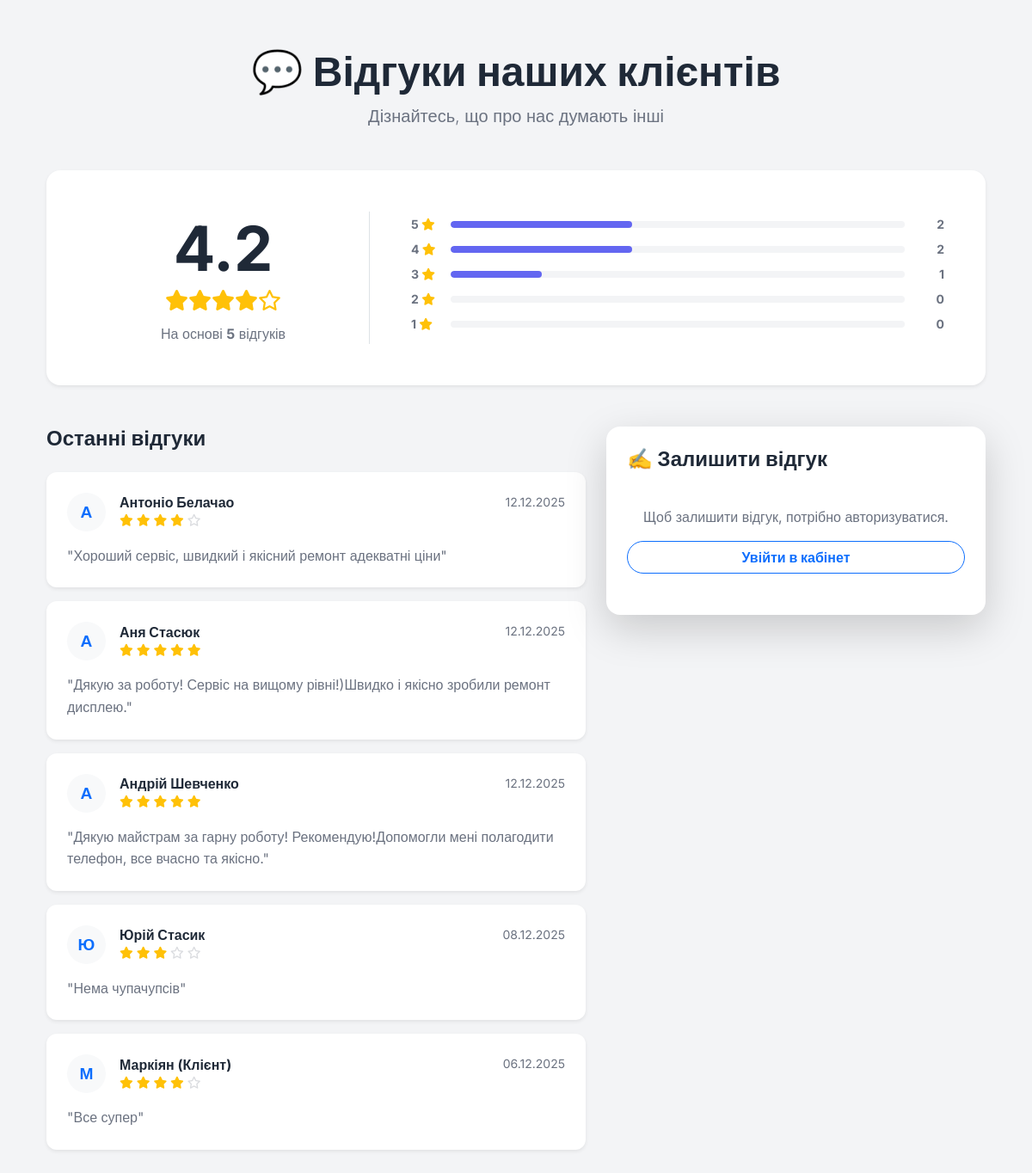
Screenshot of /reviews.php with the database file from the repository.
### tables this page shows
CREATE TABLE `reviews` (
  `id` int(11) NOT NULL,
  `user_id` int(11) DEFAULT NULL,
  `user_name` varchar(100) DEFAULT NULL,
  `rating` int(11) DEFAULT NULL,
  `comment` text DEFAULT NULL,
  `created_at` datetime DEFAULT current_timestamp()
);

### reviews.php (the view, shortened to what this page needs)
<?php
require 'db.php';
include 'header.php';
$statQuery = $pdo->query("SELECT COUNT(*) as total, AVG(rating) as avg_rating FROM reviews");
$stats = $statQuery->fetch(PDO::FETCH_ASSOC);
$totalReviews = $stats['total'];
$averageRating = round($stats['avg_rating'] ?? 0, 1);
$starCounts = [5 => 0, 4 => 0, 3 => 0, 2 => 0, 1 => 0];
$groupQuery = $pdo->query("SELECT rating, COUNT(*) as cnt FROM reviews GROUP BY rating");
$rows = $groupQuery->fetchAll(PDO::FETCH_ASSOC);
foreach ($rows as $row) {
    $starCounts[$row['rating']] = $row['cnt'];
}
$reviews = $pdo->query("SELECT * FROM reviews ORDER BY created_at DESC")->fetchAll();
?>
<div class="container py-4">
    <div class="text-center mb-5">
        <h1 class="fw-bold display-5" style="color: #6366f1;">💬 Відгуки наших клієнтів</h1>
        <p class="text-muted lead">Дізнайтесь, що про нас думають інші</p>
    </div>
    <div class="card border-0 shadow-sm mb-5 overflow-hidden" style="border-radius: 16px;">
        <div class="card-body p-4 p-md-5">
            <div class="row align-items-center">
                <div class="col-md-4 text-center border-end mb-4 mb-md-0">
                    <div class="display-2 fw-bold text-dark"><?= $averageRating ?></div>
                    <div class="text-warning fs-4 mb-2">
                        <?php
                        $fullStars = floor($averageRating);
                        $halfStar = ($averageRating - $fullStars) >= 0.5;
                        for ($i = 1; $i <= 5; $i++) {
                            if ($i <= $fullStars) echo '<i class="fa-solid fa-star"></i>';
                            elseif ($halfStar && $i == $fullStars + 1) echo '<i class="fa-solid fa-star-half-stroke"></i>';
                            else echo '<i class="fa-regular fa-star"></i>';
                        }
                        ?>
                    </div>
                    <p class="text-muted mb-0">На основі <b><?= $totalReviews ?></b> відгуків</p>
                </div>
                <div class="col-md-8 ps-md-5">
                    <?php foreach ([5, 4, 3, 2, 1] as $star): ?>
                        <?php
                            $count = $starCounts[$star];
                            $percent = ($totalReviews > 0) ? ($count / $totalReviews * 100) : 0;
                        ?>
                        <div class="d-flex align-items-center mb-2">
                            <div class="text-nowrap me-3 small fw-bold text-muted" style="width: 30px;">
                                <?= $star ?> <i class="fa-solid fa-star text-warning"></i>
                            </div>
                            <div class="progress flex-grow-1" style="height: 8px; border-radius: 4px; background-color: #f3f4f6;">
                                <div class="progress-bar" role="progressbar"
                                     style="width: <?= $percent ?>%; background-color: #6366f1; border-radius: 4px;"
                                     aria-valuenow="<?= $percent ?>" aria-valuemin="0" aria-valuemax="100">
                                </div>
                            </div>
                            <div class="text-muted small ms-3 fw-bold" style="width: 30px; text-align: right;">
                                <?= $count ?>
                            </div>
                        </div>
                    <?php endforeach; ?>
                </div>
            </div>
        </div>
    </div>
    <div class="row justify-content-center">
        <div class="col-md-7 mb-4">
            <h4 class="fw-bold mb-4 text-dark">Останні відгуки</h4>
            <?php if (count($reviews) > 0): ?>
                <?php foreach ($reviews as $rev): ?>
                    <div class="card p-4 mb-3 border-0 shadow-sm" style="border-radius: 12px;">
                        <div class="d-flex justify-content-between align-items-start mb-2">
                            <div class="d-flex align-items-center">
                                <div class="rounded-circle bg-light d-flex justify-content-center align-items-center text-primary fw-bold me-3"
                                     style="width: 45px; height: 45px; font-size: 1.2rem;">
                                    <?= mb_substr($rev['user_name'], 0, 1) ?>
                                </div>
                                <div>
                                    <h6 class="fw-bold mb-0 text-dark"><?= htmlspecialchars($rev['user_name']) ?></h6>
                                    <div class="text-warning small">
                                        <?php for($i=1; $i<=5; $i++): ?>
                                            <?= ($i <= $rev['rating']) ? '<i class="fa-solid fa-star"></i>' : '<i class="fa-regular fa-star text-muted opacity-25"></i>' ?>
                                        <?php endfor; ?>
                                    </div>
                                </div>
                            </div>
                            <small class="text-muted"><?= date('d.m.Y', strtotime($rev['created_at'])) ?></small>
                        </div>
                        <p class="text-secondary mt-2 mb-0" style="line-height: 1.6;">"<?= nl2br(htmlspecialchars($rev['comment'])) ?>"</p>
                    </div>
                <?php endforeach; ?>
            <?php endif; ?>
        </div>
        <div class="col-md-5">
            <div class="card p-4 border-0 shadow-lg sticky-top" style="top: 20px; border-radius: 16px;">
                <h4 class="fw-bold mb-3" style="color: #6366f1;">✍️ Залишити відгук</h4>
                <?php if (isset($_SESSION['user_id'])): ?>
                    <form method="POST">
                        <div class="mb-3">
                            <label class="form-label fw-bold small text-secondary">Ваше ім'я</label>
                            <input type="text" name="custom_name" class="form-control py-2"
                                   value="<?= htmlspecialchars($_SESSION['full_name']) ?>" required>
                        </div>
                        <div class="mb-3">
                            <label class="form-label fw-bold small text-secondary">Оцінка сервісу</label>
                            <select name="rating" class="form-select py-2" required>
                                <option value="5">⭐⭐⭐⭐⭐ Відмінно</option>
                                <option value="4">⭐⭐⭐⭐ Добре</option>
                                <option value="3">⭐⭐⭐ Нормально</option>
                                <option value="2">⭐⭐ Погано</option>
                                <option value="1">⭐ Жахливо</option>
                            </select>
                        </div>
                        <div class="mb-4">
                            <label class="form-label fw-bold small text-secondary">Ваш коментар</label>
                            <textarea name="comment" class="form-control" rows="4" placeholder="Напишіть, що вам сподобалось, а що ні..." required></textarea>
                        </div>
                        <button type="submit" class="btn btn-primary w-100 fw-bold py-2 shadow-sm" style="background-color: #6366f1; border:none; border-radius: 8px;">
                            Опублікувати відгук
                        </button>
                    </form>
                <?php else: ?>
                    <div class="text-center py-4">
                        <p class="text-muted mb-3">Щоб залишити відгук, потрібно авторизуватися.</p>
                        <a href="login.php" class="btn btn-outline-primary w-100 fw-bold rounded-pill">Увійти в кабінет</a>
                    </div>
                <?php endif; ?>
            </div>
        </div>
    </div>
</div>
<?php include 'footer.php'; ?>

### header.php (shortened to what this page needs)
<!DOCTYPE html>
<html lang="uk">
<head>
    <link href="https://cdn.jsdelivr.net/npm/bootstrap@5.3.0/dist/css/bootstrap.min.css" rel="stylesheet">
    <link rel="stylesheet" href="https://cdnjs.cloudflare.com/ajax/libs/font-awesome/6.4.0/css/all.min.css">
</head>
<body>
<div class="container container-main">

### footer.php (shortened to what this page needs)
</div>
</body>
</html>

### header.php (style rules this page uses)
:root { --bg-body: #f3f4f6; --bg-card: #ffffff; --bg-secondary: #f9fafb; --text-main: #1f2937; --text-muted: #6b7280; --border-color: #e5e7eb; --navbar-bg: #6366f1; --input-bg: #ffffff; --table-border: #e5e7eb; }
body { background-color: var(--bg-body) !important; color: var(--text-main) !important; font-family: 'Inter', sans-serif; min-height: 100vh; display: flex; flex-direction: column; transition: background-color 0.3s, color 0.3s; }
.card, body.dark-mode .bg-white { background-color: var(--bg-card) !important; color: var(--text-main) !important; border-color: var(--border-color) !important; }
.text-dark, h1, h2, h3, h4, h5, h6 { color: var(--text-main) !important; }
.text-muted, .text-secondary { color: var(--text-muted) !important; }
.container-main { flex: 1; padding-top: 30px; padding-bottom: 40px; }

### rows the page displays
reviews: user "2", id "1", user_name "М", user_name "Маркіян (Клієнт)", rating 4 (drawn), created_at "06.12.2025", comment "Все супер"
reviews: user_name "А", user_name "Антоніо Белачао", rating 4 (drawn), created_at "12.12.2025", comment "Хороший сервіс, швидкий і якісний ремонт адекватні ціни"
reviews: user_name "А", user_name "Аня Стасюк", rating 5 (drawn), created_at "12.12.2025", comment "Дякую за роботу! Сервіс на вищому рівні!)Швидко і якісно зробили ремонт дисплею."
reviews: user_name "А", user_name "Андрій Шевченко", rating 5 (drawn), created_at "12.12.2025", comment "Дякую майстрам за гарну роботу! Рекомендую!Допомогли мені полагодити телефон, все вчасно та якісно."
reviews: user_name "Ю", user_name "Юрій Стасик", rating 3 (drawn), created_at "08.12.2025", comment "Нема чупачупсів"

### other values shown
$averageRating "4.2"
$totalReviews "5"
$star "5"
$star "4"
$star "3"
$star "2"
$count "0"
$star "1"
